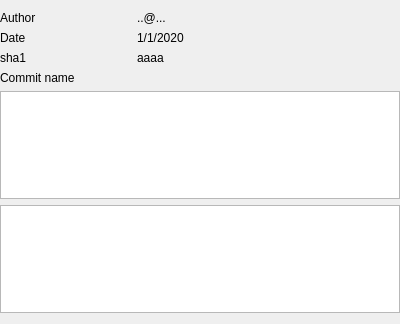
<?xml version="1.0" encoding="UTF-8"?>
<ui version="4.0">
 <class>GitCommit</class>
 <widget class="QWidget" name="GitCommit">
  <property name="geometry">
   <rect>
    <x>0</x>
    <y>0</y>
    <width>400</width>
    <height>324</height>
   </rect>
  </property>
  <property name="windowTitle">
   <string>Form</string>
  </property>
  <layout class="QVBoxLayout" name="verticalLayout_3">
   <property name="leftMargin">
    <number>0</number>
   </property>
   <property name="rightMargin">
    <number>0</number>
   </property>
   <item>
    <layout class="QHBoxLayout" name="horizontalLayout" stretch="1,2">
     <item>
      <layout class="QVBoxLayout" name="verticalLayout">
       <item>
        <widget class="QLabel" name="label_4">
         <property name="text">
          <string>Author</string>
         </property>
        </widget>
       </item>
       <item>
        <widget class="QLabel" name="label">
         <property name="text">
          <string>Date</string>
         </property>
        </widget>
       </item>
       <item>
        <widget class="QLabel" name="label_2">
         <property name="text">
          <string>sha1</string>
         </property>
        </widget>
       </item>
      </layout>
     </item>
     <item>
      <layout class="QVBoxLayout" name="verticalLayout_2">
       <item>
        <widget class="ElidedLabel" name="commiter">
         <property name="sizePolicy">
          <sizepolicy hsizetype="Ignored" vsizetype="Preferred">
           <horstretch>0</horstretch>
           <verstretch>0</verstretch>
          </sizepolicy>
         </property>
         <property name="text">
          <string>..@...</string>
         </property>
         <property name="scaledContents">
          <bool>true</bool>
         </property>
         <property name="wordWrap">
          <bool>false</bool>
         </property>
         <property name="openExternalLinks">
          <bool>true</bool>
         </property>
         <property name="textInteractionFlags">
          <set>Qt::TextInteractionFlag::TextSelectableByKeyboard|Qt::TextInteractionFlag::TextSelectableByMouse</set>
         </property>
        </widget>
       </item>
       <item>
        <widget class="ElidedLabel" name="commitDate">
         <property name="sizePolicy">
          <sizepolicy hsizetype="Ignored" vsizetype="Preferred">
           <horstretch>0</horstretch>
           <verstretch>0</verstretch>
          </sizepolicy>
         </property>
         <property name="text">
          <string>1/1/2020</string>
         </property>
         <property name="scaledContents">
          <bool>true</bool>
         </property>
         <property name="wordWrap">
          <bool>false</bool>
         </property>
         <property name="indent">
          <number>0</number>
         </property>
         <property name="textInteractionFlags">
          <set>Qt::TextInteractionFlag::TextSelectableByKeyboard|Qt::TextInteractionFlag::TextSelectableByMouse</set>
         </property>
        </widget>
       </item>
       <item>
        <widget class="AutoShrinkLabel" name="sha1">
         <property name="sizePolicy">
          <sizepolicy hsizetype="Ignored" vsizetype="Preferred">
           <horstretch>0</horstretch>
           <verstretch>0</verstretch>
          </sizepolicy>
         </property>
         <property name="text">
          <string>aaaa</string>
         </property>
         <property name="scaledContents">
          <bool>true</bool>
         </property>
         <property name="wordWrap">
          <bool>true</bool>
         </property>
         <property name="textInteractionFlags">
          <set>Qt::TextInteractionFlag::TextSelectableByKeyboard|Qt::TextInteractionFlag::TextSelectableByMouse</set>
         </property>
        </widget>
       </item>
      </layout>
     </item>
    </layout>
   </item>
   <item>
    <widget class="ElidedLabel" name="commit">
     <property name="sizePolicy">
      <sizepolicy hsizetype="Minimum" vsizetype="Preferred">
       <horstretch>0</horstretch>
       <verstretch>0</verstretch>
      </sizepolicy>
     </property>
     <property name="text">
      <string>Commit name</string>
     </property>
     <property name="scaledContents">
      <bool>true</bool>
     </property>
     <property name="wordWrap">
      <bool>false</bool>
     </property>
     <property name="textInteractionFlags">
      <set>Qt::TextInteractionFlag::TextSelectableByKeyboard|Qt::TextInteractionFlag::TextSelectableByMouse</set>
     </property>
    </widget>
   </item>
   <item>
    <widget class="QTextBrowser" name="commitMessage">
     <property name="sizePolicy">
      <sizepolicy hsizetype="Ignored" vsizetype="Expanding">
       <horstretch>0</horstretch>
       <verstretch>0</verstretch>
      </sizepolicy>
     </property>
    </widget>
   </item>
   <item>
    <widget class="QListView" name="commits">
     <property name="sizePolicy">
      <sizepolicy hsizetype="Ignored" vsizetype="Expanding">
       <horstretch>0</horstretch>
       <verstretch>0</verstretch>
      </sizepolicy>
     </property>
    </widget>
   </item>
  </layout>
 </widget>
 <customwidgets>
  <customwidget>
   <class>AutoShrinkLabel</class>
   <extends>QLabel</extends>
   <header>widgets/AutoShrinkLabel.hpp</header>
  </customwidget>
  <customwidget>
   <class>ElidedLabel</class>
   <extends>QLabel</extends>
   <header>widgets/AutoShrinkLabel.hpp</header>
  </customwidget>
 </customwidgets>
 <resources/>
 <connections/>
</ui>
